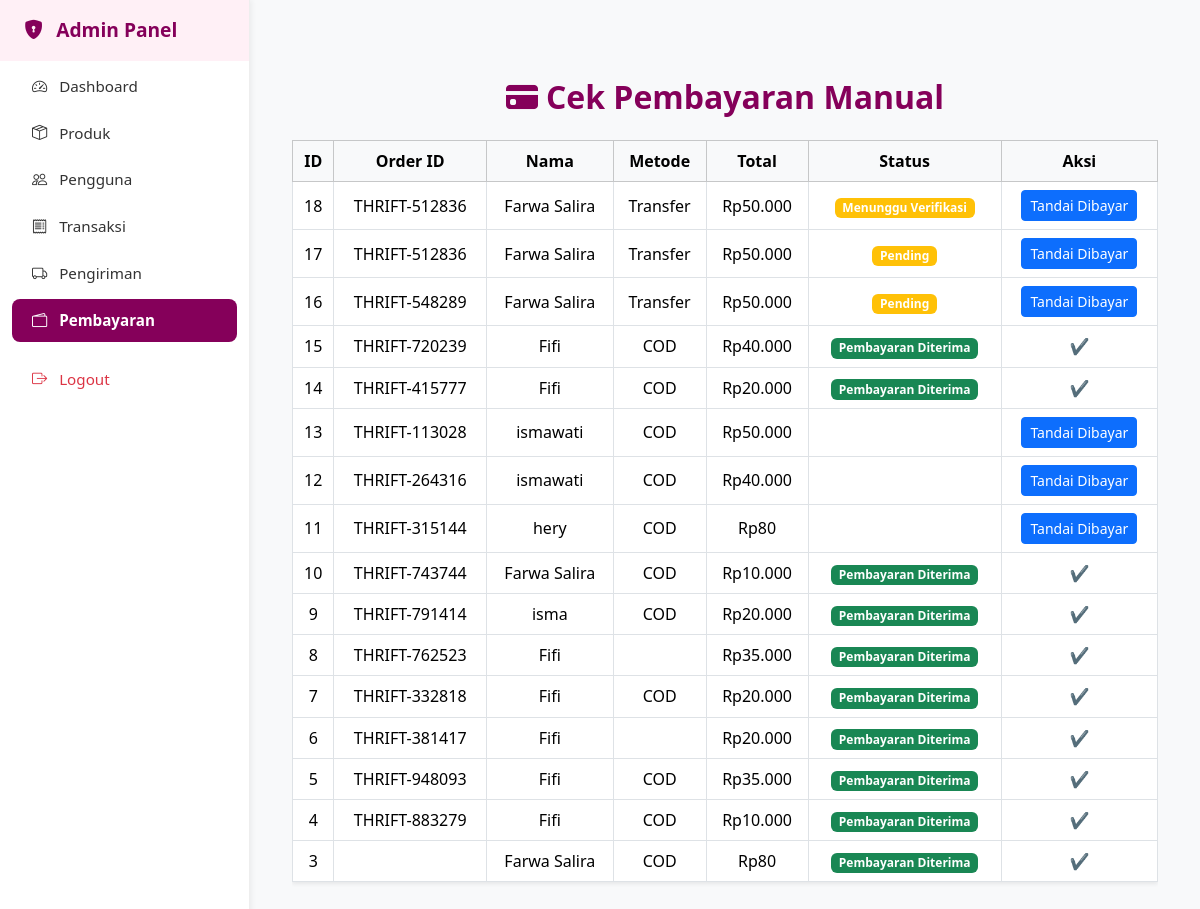
Page /middlewares/index.php?url=admin_pembayaran (signed in) on the committed database.
### tables this page shows
CREATE TABLE `pesanan` (
  `id` int(11) NOT NULL,
  `user_id` int(11) NOT NULL,
  `nama` varchar(100) NOT NULL,
  `alamat` text NOT NULL,
  `metode` enum('COD','Transfer') NOT NULL,
  `tanggal` datetime NOT NULL,
  `total` decimal(15,2) NOT NULL,
  `status_pengiriman` varchar(100) DEFAULT 'Diproses',
  `lokasi_pengiriman` varchar(100) DEFAULT 'Gudang',
  `estimasi_tiba` date DEFAULT NULL,
  `diterima` tinyint(1) DEFAULT 0,
  `order_id` varchar(100) DEFAULT NULL,
  `snap_token` varchar(100) DEFAULT NULL,
  `status_pembayaran` varchar(100) DEFAULT NULL,
  `payment_type` varchar(50) DEFAULT NULL,
  `transaction_time` datetime DEFAULT NULL
);

### views/admin/admin_pembayaran.php (the view, shortened to what this page needs)
<?php
include 'config/database.php';
$sql="SELECT id,order_id,nama,metode,total,status_pembayaran FROM pesanan ORDER BY tanggal DESC";
$res=$conn->query($sql);
?>
<div class="container py-5">
  <h2 class="fw-bold text-center mb-4" style="color:#85005A">
    <i class="bi bi-credit-card-fill me-2"></i>Cek Pembayaran Manual
  </h2>
  <?php if($res->num_rows): ?>
    <div class="table-responsive">
      <table class="table table-bordered align-middle text-center shadow-sm">
        <thead class="table-light"><tr>
          <th>ID</th><th>Order ID</th><th>Nama</th><th>Metode</th><th>Total</th><th>Status</th><th>Aksi</th>
        </tr></thead><tbody>
        <?php while($r=$res->fetch_assoc()): ?>
          <tr>
            <td><?=$r['id']?></td>
            <td><?=$r['order_id']?></td>
            <td><?=htmlspecialchars($r['nama'])?></td>
            <td><?=$r['metode']?></td>
            <td>Rp<?=number_format($r['total'],0,',','.')?></td>
            <td><span class="badge bg-<?=( $r['status_pembayaran']==='Pembayaran Diterima'?'success':'warning')?>"><?=$r['status_pembayaran']?></span></td>
            <td>
              <?php if($r['status_pembayaran']!=='Pembayaran Diterima'): ?>
                <form method="POST" action="controllers/admin_update_bayar.php">
                  <button class="btn btn-sm btn-primary">Tandai Dibayar</button>
                </form>
              <?php else: ?>
                <span class="text-success">✔️</span>
              <?php endif;?>
            </td>
          </tr>
        <?php endwhile;?>
        </tbody>
      </table>
    </div>
  <?php else: ?>
    <p class="text-center">Belum ada pesanan</p>
  <?php endif;?>
</div>
<?php
include __DIR__ . '/../layouts/admin_layout.php';
?>

### views/layouts/admin_layout.php (style rules this page uses)
body { font-family: 'Segoe UI', sans-serif; background-color: #f8f9fa; margin: 0; }

### rows in the picture
pesanan: id "18", order "THRIFT-512836", nama "Farwa Salira", metode "Transfer", total "50.000", status_pembayaran "Menunggu Verifikasi"
pesanan: id "17", order "THRIFT-512836", nama "Farwa Salira", metode "Transfer", total "50.000", status_pembayaran "Pending"
pesanan: id "16", order "THRIFT-548289", nama "Farwa Salira", metode "Transfer", total "50.000", status_pembayaran "Pending"
pesanan: id "15", order "THRIFT-720239", nama "Fifi", metode "COD", total "40.000", status_pembayaran "Pembayaran Diterima"
pesanan: id "14", order "THRIFT-415777", nama "Fifi", metode "COD", total "20.000", status_pembayaran "Pembayaran Diterima"
pesanan: id "13", order "THRIFT-113028", nama "ismawati", metode "COD", total "50.000"
pesanan: id "12", order "THRIFT-264316", nama "ismawati", metode "COD", total "40.000"
pesanan: id "11", order "THRIFT-315144", nama "hery", metode "COD", total "80"
pesanan: id "10", order "THRIFT-743744", nama "Farwa Salira", metode "COD", total "10.000", status_pembayaran "Pembayaran Diterima"
pesanan: id "9", order "THRIFT-791414", nama "isma", metode "COD", total "20.000", status_pembayaran "Pembayaran Diterima"
pesanan: id "8", order "THRIFT-762523", nama "Fifi", total "35.000", status_pembayaran "Pembayaran Diterima"
pesanan: id "7", order "THRIFT-332818", nama "Fifi", metode "COD", total "20.000", status_pembayaran "Pembayaran Diterima"
pesanan: id "6", order "THRIFT-381417", nama "Fifi", total "20.000", status_pembayaran "Pembayaran Diterima"
pesanan: id "5", order "THRIFT-948093", nama "Fifi", metode "COD", total "35.000", status_pembayaran "Pembayaran Diterima"
pesanan: id "4", order "THRIFT-883279", nama "Fifi", metode "COD", total "10.000", status_pembayaran "Pembayaran Diterima"
pesanan: id "3", nama "Farwa Salira", metode "COD", total "80", status_pembayaran "Pembayaran Diterima"

### other values in the picture
$item['label'] "Dashboard"
$item['label'] "Produk"
$item['label'] "Pengguna"
$item['label'] "Transaksi"
$item['label'] "Pengiriman"
$item['label'] "Pembayaran"
